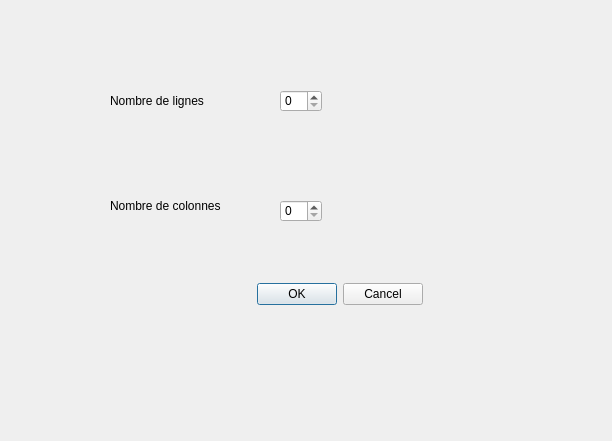
<?xml version="1.0" encoding="UTF-8"?>
<ui version="4.0">
 <class>excel</class>
 <widget class="QDialog" name="excel">
  <property name="geometry">
   <rect>
    <x>0</x>
    <y>0</y>
    <width>612</width>
    <height>441</height>
   </rect>
  </property>
  <property name="windowTitle">
   <string>Dialog</string>
  </property>
  <widget class="QLabel" name="ligne_excel">
   <property name="geometry">
    <rect>
     <x>110</x>
     <y>80</y>
     <width>161</width>
     <height>41</height>
    </rect>
   </property>
   <property name="text">
    <string>Nombre de lignes</string>
   </property>
  </widget>
  <widget class="QLabel" name="colonne_excel">
   <property name="geometry">
    <rect>
     <x>110</x>
     <y>185</y>
     <width>121</width>
     <height>41</height>
    </rect>
   </property>
   <property name="text">
    <string>Nombre de colonnes</string>
   </property>
  </widget>
  <widget class="QSpinBox" name="spinBox_excel">
   <property name="geometry">
    <rect>
     <x>280</x>
     <y>90</y>
     <width>42</width>
     <height>22</height>
    </rect>
   </property>
  </widget>
  <widget class="QSpinBox" name="spinBox_excel2">
   <property name="geometry">
    <rect>
     <x>280</x>
     <y>200</y>
     <width>42</width>
     <height>22</height>
    </rect>
   </property>
  </widget>
  <widget class="QDialogButtonBox" name="buttonBox">
   <property name="geometry">
    <rect>
     <x>230</x>
     <y>280</y>
     <width>193</width>
     <height>28</height>
    </rect>
   </property>
   <property name="standardButtons">
    <set>QDialogButtonBox::Cancel|QDialogButtonBox::Ok</set>
   </property>
  </widget>
 </widget>
 <resources/>
 <connections/>
</ui>
